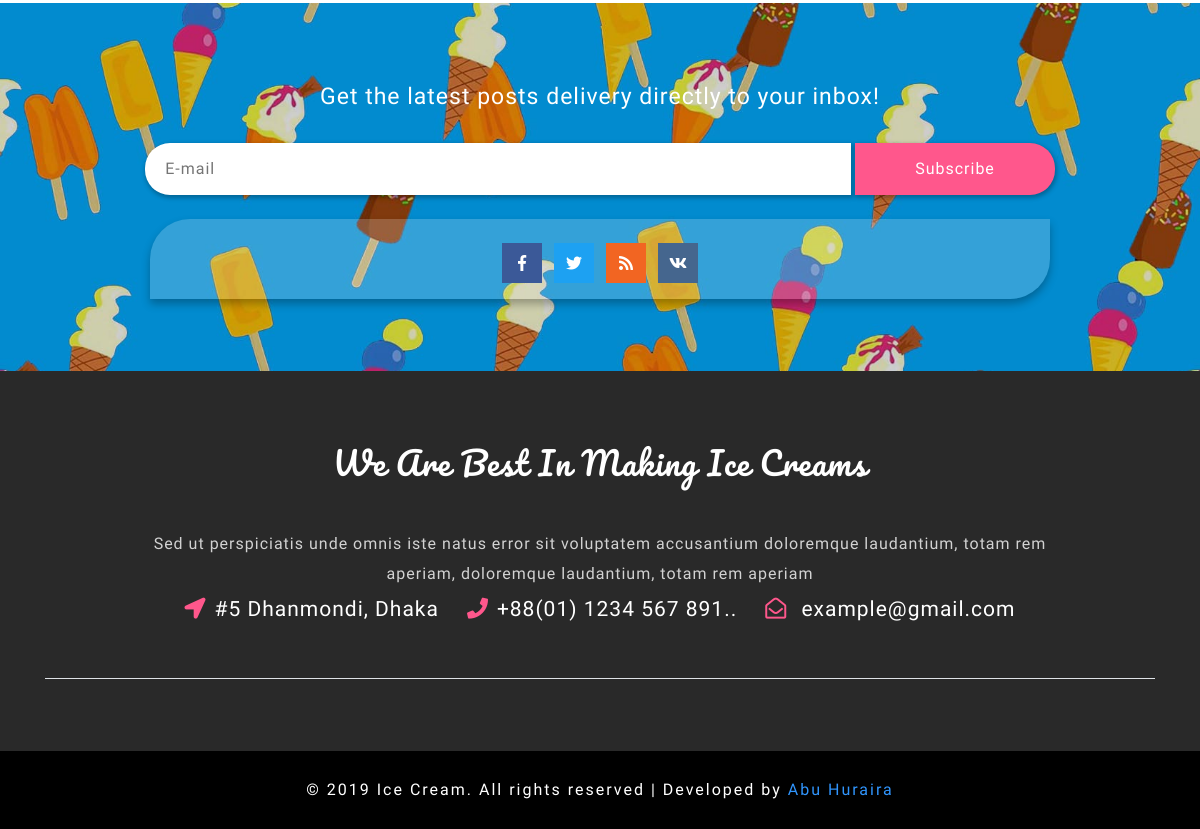
Page /menu.php (lower part) on the earlier database version.
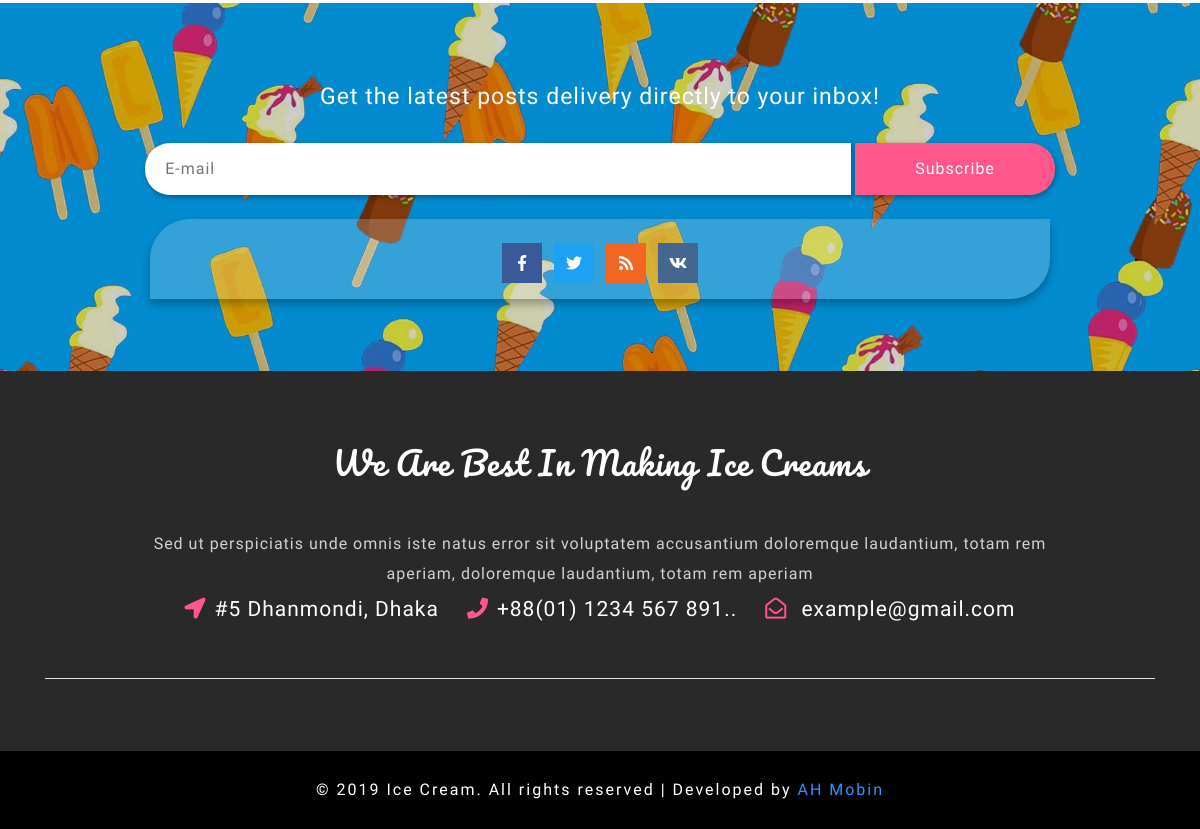
Same page on the later database version.
### tables this page shows
CREATE TABLE IF NOT EXISTS `footers` (
  `foo_id` int(11) NOT NULL,
  `foo_heading` varchar(255) NOT NULL,
  `foo_desc` varchar(255) NOT NULL,
  `foo_location` varchar(255) NOT NULL,
  `foo_phone` varchar(100) NOT NULL,
  `foo_email` varchar(255) NOT NULL,
  `foo_copyright` varchar(100) NOT NULL,
  `foo_devname` varchar(255) NOT NULL,
  `foo_devlink` varchar(255) NOT NULL
);

### menu.php (the view, shortened to what this page needs)
<?php
require 'header.php';
require 'database/config.db.php';
?>
<?php
require 'footer.php';
 ?>

### menu.php (the view, shortened to what this page needs)
<?php
require 'header.php';
require 'database/config.db.php';
?>
<?php
require 'footer.php';
 ?>

### footer.php (shortened to what this page needs)
<div class="footer-top py-4 text-center">
	<div class="container py-xl-5 py-lg-3">
		<div class="agile-newsletter">
			<p class="text-white">Get the latest posts delivery directly to your inbox!</p>
			<form action="admin/inc/subscribed.php" method="post" class="my-4">
				<input type="email" placeholder="E-mail" name="s_email" required="">
				<input type="submit" name="sub_mit" value="Subscribe">
			</form>
		</div>
		<div class="footercopy-social py-3">
			<ul>
				<li>
					<a href="#">
						<span class="fab fa-facebook-f"></span>
					</a>
				</li>
				<li class="mx-2">
					<a href="#">
						<span class="fab fa-twitter"></span>
					</a>
				</li>
				<li>
					<a href="#">
						<span class="fas fa-rss"></span>
					</a>
				</li>
				<li class="ml-2">
					<a href="#">
						<span class="fab fa-vk"></span>
					</a>
				</li>
			</ul>
		</div>
	</div>
</div>
<?php
require 'database/config.db.php';
$footer = "SELECT * FROM footers";
$footerResult = mysqli_query($connect, $footer);
$footerAssoc = mysqli_fetch_assoc($footerResult);
?>
	<div class="mkl_footer text-center py-4">
		<div class="container py-xl-5 py-4">
			<div class="mkls_footer_grid">
				<h2 class="text-white text-capitalize mb-5"><?php echo $footerAssoc['foo_heading'] ?></h2>
				<p><?php echo $footerAssoc['foo_desc'] ?></p>
			</div>
			<div class="contact-left-footer border-bottom pb-sm-5 pb-4">
				<ul>
					<li>
						<p class="text-white">
							<i class="fas fa-location-arrow mr-2"></i><?php echo $footerAssoc['foo_location'] ?></p>
					</li>
					<li class="mx-4">
						<p class="text-white">
							<i class="fas fa-phone mr-2"></i><?php echo $footerAssoc['foo_phone'] ?>.</p>
					</li>
					<li>
						<p class="text-white">
							<i class="far fa-envelope-open mr-2"></i>
							<a href="mailto:<?php echo $footerAssoc['foo_email'] ?>" class="text-white"><?php echo $footerAssoc['foo_email'] ?></a>
						</p>
					</li>
				</ul>
			</div>
		</div>
	</div>
	<div class="w3l-copy text-center py-4">
		<p class="text-white">© <?php echo $footerAssoc['foo_copyright'] ?>
			<a href="<?php echo $footerAssoc['foo_devlink'] ?>"><?php echo $footerAssoc['foo_devname'] ?></a>
		</p>
	</div>
</body>
</html>

Differences in the rows shown:
changed footers "We Are Best In Making Ice Creams": foo_devname "Abu Huraira" → "AH Mobin"
